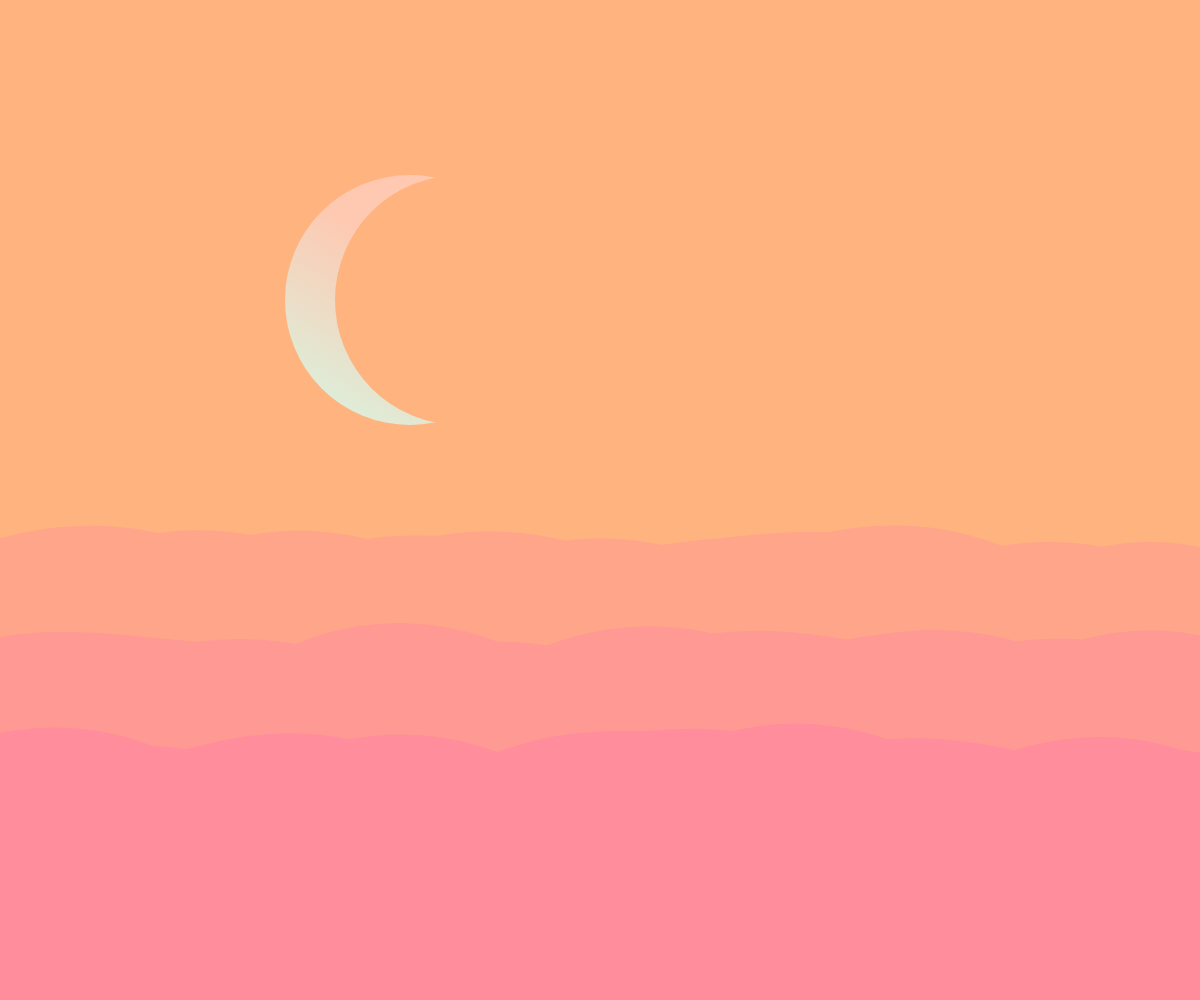
Frame 1 (no input)
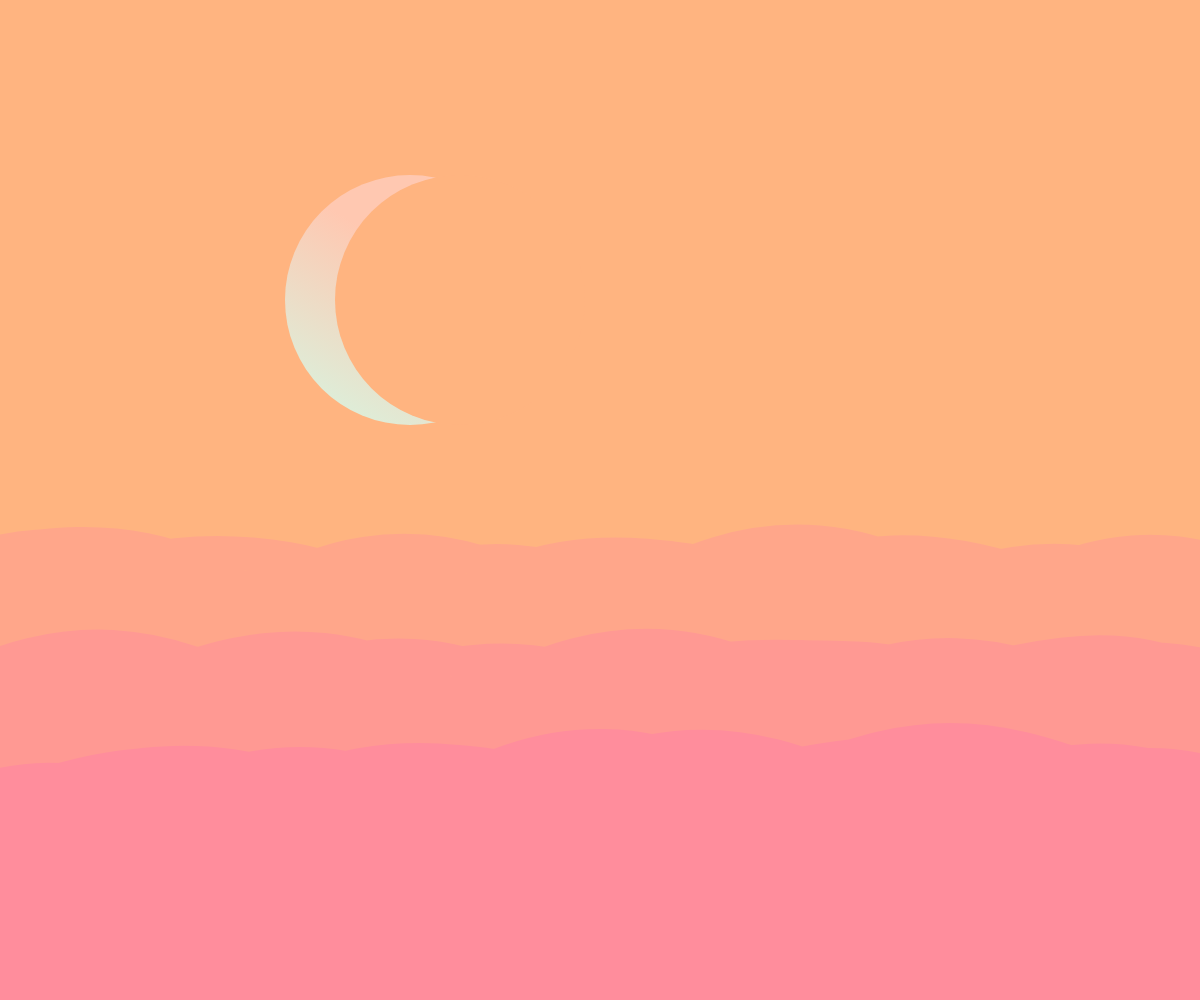
Frame 60 (no input)
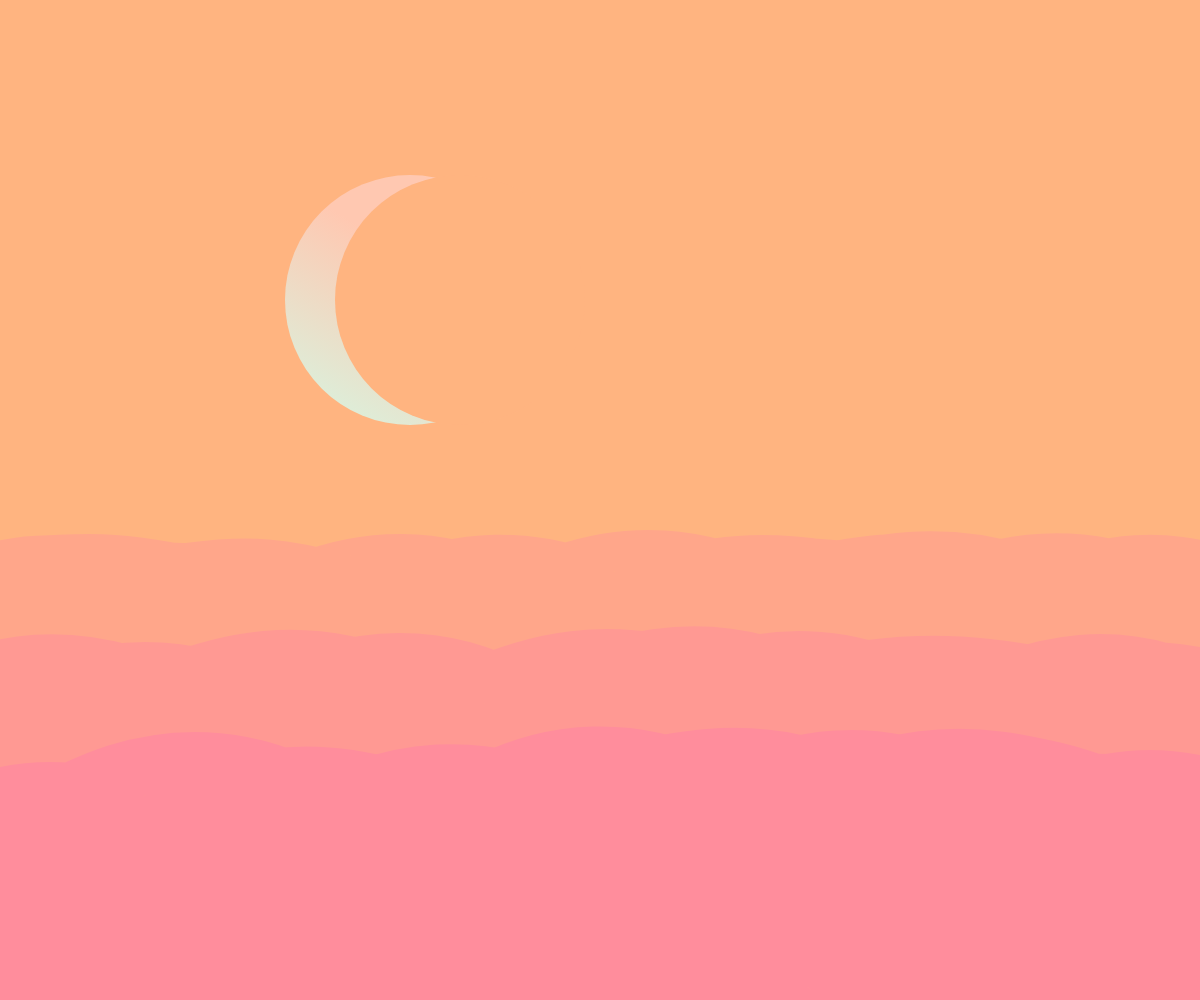
Frame 120 (the mouse pressed at the canvas centre since frame 60)

The p5.js sketch that drew these frames (run headless with seeded random() and noise() and a simulated clock; from frame 60 on, the mouse is pressed at the canvas centre):

// p5.js sketch
// ── sketch.js
let noiseY;
let noiseSpeed = 0.01;
let noiseHeight = 75;

function setup() {
  createCanvas(windowWidth,windowHeight);
  noiseY = height * 3 / 4;
}

function draw() {
    const ctx = drawingContext;

  const makeLinearGradient = (
  ctx,
  x1,
  y1,
  x2,
  y2,
  colorStops,
  colors,
) => {
  const gradient = ctx.createLinearGradient(x1, y1, x2, y2);
  colorStops.forEach((stop, i) => gradient.addColorStop(stop, colors[i]));
  ctx.fillStyle = gradient;
  return gradient;
};

  // background(0,15);
  // background(254, 221, 158) //yellow
background(255, 180, 128) //orange
  noStroke();
  // fill(255);
  fill(255)
  // for (let i = 0; i < 10; i++) {
  //   let xrandom = random(width);
  //   let yrandom = random(height / 2);
  //   ellipse(xrandom, yrandom, 5, 5);
  // }
  push();
  makeLinearGradient(
              ctx,
             150,100,60,250,
              [0, 1],
              ['rgb(255, 200, 177)', 'rgb(220, 239, 218,100)']
            )
  ellipse(410,300, 250, 250);
  // fill(254, 221, 158) //yellow background
  fill(255, 180, 128) //orange backgrund
  ellipse(460,300, 250, 250);
  pop();

   


  for (let j = 0; j < 3; j++) {
    let offsetY = j * 100; //spacing between waves 
    noFill();
    stroke(255,0, 255, 20);
    strokeWeight(height / 2);
    beginShape();
    // curveVertex(1000, height/2); //the left edge vertex
    for (let i = 0; i < width; i += 50) {
      let y = noise(frameCount * noiseSpeed + i + j) * noiseHeight + noiseY + offsetY;
      curveVertex(i, y*1.01);
    }
    curveVertex(width, height / 2); //the right edge vertex 
    endShape(LINES);
  }

}
